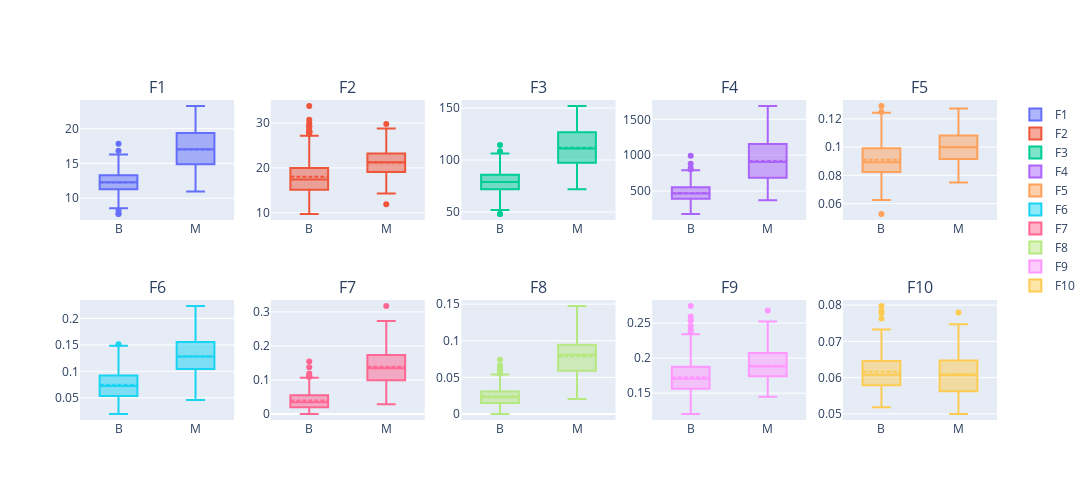

Notebook source saved alongside this figure:
### Code cell
eda.box_subplots(train_df, features=list(sample_df.columns), stratify_var="Diagnosis", columns=5, width=250, height=250, stratify=True)

### Figure 1 — Plotly figure (JSON) as saved in the notebook; plotly's stock layout.template omitted (floating-point values rounded to 4 significant figures; data arrays with more than 128 entries replaced by an {"elided": "..."} marker saying what was removed)
{"data": [{"boxmean": true, "name": "F1", "type": "box", "x": {"elided": "408 str values"}, "xaxis": "x", "y": {"elided": "408 float values"}, "yaxis": "y"}, {"boxmean": true, "name": "F2", "type": "box", "x": {"elided": "408 str values"}, "xaxis": "x2", "y": {"elided": "408 float values"}, "yaxis": "y2"}, {"boxmean": true, "name": "F3", "type": "box", "x": {"elided": "408 str values"}, "xaxis": "x3", "y": {"elided": "408 float values"}, "yaxis": "y3"}, {"boxmean": true, "name": "F4", "type": "box", "x": {"elided": "408 str values"}, "xaxis": "x4", "y": {"elided": "408 float values"}, "yaxis": "y4"}, {"boxmean": true, "name": "F5", "type": "box", "x": {"elided": "408 str values"}, "xaxis": "x5", "y": {"elided": "408 float values"}, "yaxis": "y5"}, {"boxmean": true, "name": "F6", "type": "box", "x": {"elided": "408 str values"}, "xaxis": "x6", "y": {"elided": "408 float values"}, "yaxis": "y6"}, {"boxmean": true, "name": "F7", "type": "box", "x": {"elided": "408 str values"}, "xaxis": "x7", "y": {"elided": "408 float values"}, "yaxis": "y7"}, {"boxmean": true, "name": "F8", "type": "box", "x": {"elided": "408 str values"}, "xaxis": "x8", "y": {"elided": "408 float values"}, "yaxis": "y8"}, {"boxmean": true, "name": "F9", "type": "box", "x": {"elided": "408 str values"}, "xaxis": "x9", "y": {"elided": "408 float values"}, "yaxis": "y9"}, {"boxmean": true, "name": "F10", "type": "box", "x": {"elided": "408 str values"}, "xaxis": "x10", "y": {"elided": "408 float values"}, "yaxis": "y10"}], "layout": {"annotations": [{"font": {"size": 16}, "showarrow": false, "text": "F1", "x": 0.084, "xanchor": "center", "xref": "paper", "y": 1, "yanchor": "bottom", "yref": "paper"}, {"font": {"size": 16}, "showarrow": false, "text": "F2", "x": 0.292, "xanchor": "center", "xref": "paper", "y": 1, "yanchor": "bottom", "yref": "paper"}, {"font": {"size": 16}, "showarrow": false, "text": "F3", "x": 0.5, "xanchor": "center", "xref": "paper", "y": 1, "yanchor": "bottom", "yref": "paper"}, {"font": {"size": 16}, "showarrow": false, "text": "F4", "x": 0.708, "xanchor": "center", "xref": "paper", "y": 1, "yanchor": "bottom", "yref": "paper"}, {"font": {"size": 16}, "showarrow": false, "text": "F5", "x": 0.916, "xanchor": "center", "xref": "paper", "y": 1, "yanchor": "bottom", "yref": "paper"}, {"font": {"size": 16}, "showarrow": false, "text": "F6", "x": 0.084, "xanchor": "center", "xref": "paper", "y": 0.375, "yanchor": "bottom", "yref": "paper"}, {"font": {"size": 16}, "showarrow": false, "text": "F7", "x": 0.292, "xanchor": "center", "xref": "paper", "y": 0.375, "yanchor": "bottom", "yref": "paper"}, {"font": {"size": 16}, "showarrow": false, "text": "F8", "x": 0.5, "xanchor": "center", "xref": "paper", "y": 0.375, "yanchor": "bottom", "yref": "paper"}, {"font": {"size": 16}, "showarrow": false, "text": "F9", "x": 0.708, "xanchor": "center", "xref": "paper", "y": 0.375, "yanchor": "bottom", "yref": "paper"}, {"font": {"size": 16}, "showarrow": false, "text": "F10", "x": 0.916, "xanchor": "center", "xref": "paper", "y": 0.375, "yanchor": "bottom", "yref": "paper"}], "height": 500, "showlegend": true, "width": 1250, "xaxis": {"anchor": "y", "domain": [0, 0.168]}, "xaxis10": {"anchor": "y10", "domain": [0.832, 1]}, "xaxis2": {"anchor": "y2", "domain": [0.208, 0.376]}, "xaxis3": {"anchor": "y3", "domain": [0.416, 0.584]}, "xaxis4": {"anchor": "y4", "domain": [0.624, 0.792]}, "xaxis5": {"anchor": "y5", "domain": [0.832, 1]}, "xaxis6": {"anchor": "y6", "domain": [0, 0.168]}, "xaxis7": {"anchor": "y7", "domain": [0.208, 0.376]}, "xaxis8": {"anchor": "y8", "domain": [0.416, 0.584]}, "xaxis9": {"anchor": "y9", "domain": [0.624, 0.792]}, "yaxis": {"anchor": "x", "domain": [0.625, 1]}, "yaxis10": {"anchor": "x10", "domain": [0, 0.375]}, "yaxis2": {"anchor": "x2", "domain": [0.625, 1]}, "yaxis3": {"anchor": "x3", "domain": [0.625, 1]}, "yaxis4": {"anchor": "x4", "domain": [0.625, 1]}, "yaxis5": {"anchor": "x5", "domain": [0.625, 1]}, "yaxis6": {"anchor": "x6", "domain": [0, 0.375]}, "yaxis7": {"anchor": "x7", "domain": [0, 0.375]}, "yaxis8": {"anchor": "x8", "domain": [0, 0.375]}, "yaxis9": {"anchor": "x9", "domain": [0, 0.375]}}}
